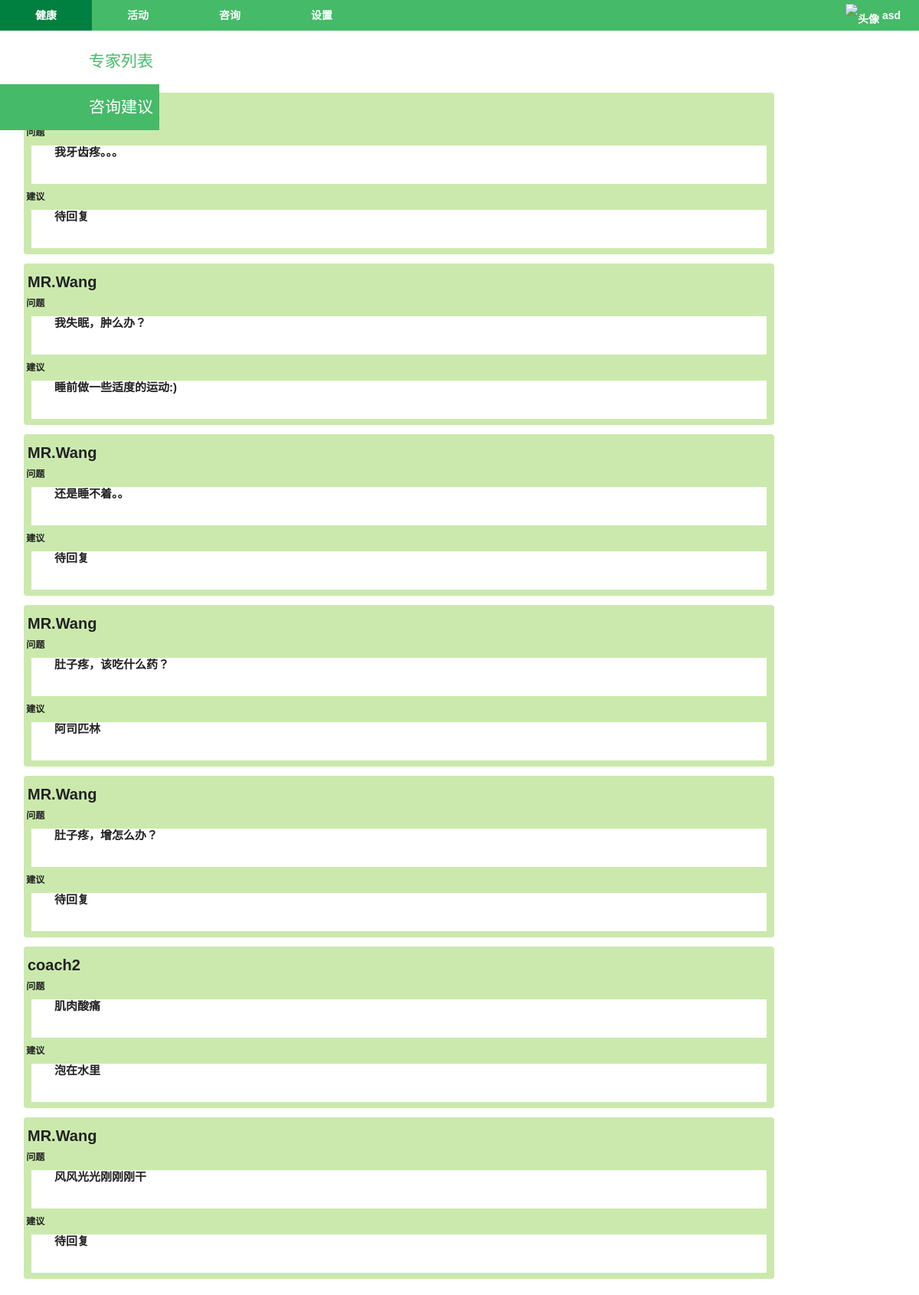
The page /view/myAdvice.php (signed in) on the database its author committed.
### tables this page shows
CREATE TABLE `CONSULT` (
	`ID`	INTEGER NOT NULL PRIMARY KEY AUTOINCREMENT,
	`USERNAME`	TEXT NOT NULL,
	`CONSULTED`	TEXT NOT NULL,
	`PROBLEM`	TEXT NOT NULL,
	`ADVICE`	TEXT
);

### model/consultService.class.php (called while the page is built, shortened)
<?php
    class ConsultService{
        public static function find($id){
            $db = new MyDB();
            $sql = "SELECT * FROM CONSULT WHERE USERNAME = '$id'";
            $res = $db->query($sql);
            return $res;
        }
    }
?>

### view/myAdvice.php (the view, shortened to what this page needs)
<!DOCTYPE html PUBLIC "-//W3C//DTD XHTML 1.0 Transitional//EN" "http://www.w3.org/TR/xhtml1/DTD/xhtml1-transitional.dtd">
<html xmlns="http://www.w3.org/1999/xhtml">
<head>
<link href="../css/reset.css" rel="stylesheet" type="text/css">
<link href="../css/topMenu.css" rel="stylesheet" type="text/css">
<link href="../css/leftMenu.css" rel="stylesheet" type="text/css">
<link href="../css/consult.css" rel="stylesheet" type="text/css">
</head>
<body>
<?php
    $username = $_SESSION["username"];
?>
<div class="wraper">
    <div class="nav">
        <ul>
            <li class="nav-item"><a href="http://localhost/healthyone/view/health.php">健康</a></li>
            <li class="nav-item"><a href="http://localhost/healthyone/view/activity.php">活动</a></li>
            <li class="nav-item cur"><a href="http://localhost/healthyone/view/consult.php">咨询</a></li>
            <li class="nav-item"><a href="http://localhost/healthyone/view/setting.php">设置</a></li>
            <li class="nav-item" id="welcome"><img class="avata" src="http://localhost/HealthyOne/img/avata.jpg"  alt="头像" /> <?php echo $username?>
     		</li>
     	</ul>
        <div class="move-bg"></div>
    </div>
</div>
<div class="daohang">
	<div class="menu">
    	<ul>
      		<li class="menu-item"><a href="http://localhost/healthyone/view/consult.php">专家列表</a></li>
            <li class="menu-item_cur"><a href="http://localhost/healthyone/view/myAdvice.php">咨询建议</a></li>
        </ul>
    </div>
</div>
<div class="content">
<?php
    require  '../model/consultService.class.php';
    $res = ConsultService::find($username);
	while($item = $res->fetchArray(SQLITE3_ASSOC) ){
	    if($item['ADVICE']==""){
	        $advice = "待回复";
	    }
	    else
	        $advice =  $item['ADVICE'];
	    echo  "	<div class='item1'>
		<form name='consult' method='post' action='http://localhost/healthyOne/controller/consultProcess.php'>
			<p class='name'><b>".$item['CONSULTED']."</p><b>
            &nbsp问题</b>  <p class='dialog'>".$item['PROBLEM']."</p><b>
            &nbsp建议   </b>  <p class='dialog'>$advice</p>";
           echo "</form>";
           echo "</div>";
	}
	?>
</div>
</body>
</html>

### css/topMenu.css (style rules this page uses)
.wraper { padding-top:0px; margin:0 auto; background:#45ba68; }
.nav { position:relative; height:40px }
.nav-item { display: inline-block;position:relative; float:left; width:120px; height:40px; line-height:40px; text-align:center; font-size:14px; z-index:1 }
.nav-item a { display:block; height:40px; color:#fff;font-weight:bold; }
#welcome { margin-left: 600px; color:#fff; font-weight:bold; }
.move-bg { display:none;position:absolute;left:0;top:0; width:120px; height:40px; background:#008040; z-index:0 }
.avata { width:30px; height:30px; padding-top:5px; }

### css/leftMenu.css (style rules this page uses)
.daohang { width:200px; padding-top:0px; margin:10px auto;float:left; }
.menu { position:relative;float:left; margin:0 auto; height:40px; }
.menu-item { position:relative;width:200px; height:60px; line-height:60px; margin:0px auto;text-align:right;padding:0 8px 0 0 ; font-size:14px; z-index:1; }
.menu-item a { display:block; height:40px; color:#45ba68;font-size:150%; }
.menu-item_cur { position:relative;width:200px; height:60px; line-height:60px; margin:0px auto;text-align:right;padding:0 8px 0 0 ; font-size:14px; z-index:1;background:#45ba68 }
.menu-item_cur a { display:block; height:40px; color:#fff;font-size:150%; }

### css/consult.css (style rules this page uses)
.content { float:left;width:1000px;margin:10px 20px; }
.item1 { width:980px;margin:10px 10px;border:1px #fff solid ;background:#cbe9ad;border-radius: 5px; }
.name { font-size:20px;margin:10px 5px;padding-top:5px }
.dialog { width:960px;height:50px;margin:8px 10px;font-size:15px;text-indent:2em;background:#fff }

### rows shown on the page
consult: PROBLEM "我牙齿疼。。。", ADVICE "待回复"
consult: CONSULTED "MR.Wang", PROBLEM "我失眠，肿么办？", ADVICE "睡前做一些适度的运动:)"
consult: CONSULTED "MR.Wang", PROBLEM "还是睡不着。。", ADVICE "待回复"
consult: CONSULTED "MR.Wang", PROBLEM "肚子疼，该吃什么药？", ADVICE "阿司匹林"
consult: CONSULTED "MR.Wang", PROBLEM "肚子疼，增怎么办？", ADVICE "待回复"
consult: CONSULTED "coach2", PROBLEM "肌肉酸痛", ADVICE "泡在水里"
consult: CONSULTED "MR.Wang", PROBLEM "风风光光刚刚刚干", ADVICE "待回复"

### other values the page prints
$username "asd"
